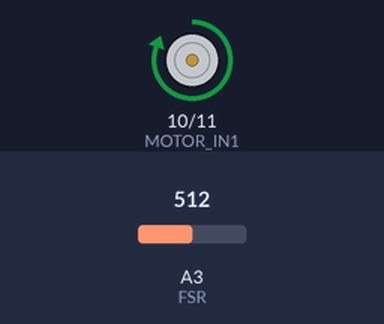
Bench run of a sketch on a simulated Arduino Uno, built with avr-gcc and run on an emulated ATmega328P. Shown: motor-driver pin pairs drawn as motors (green arrow = first pin HIGH = forward, orange = second pin HIGH = backward, longer = more drive). The inputs (shaded band) are chosen by the test bench; at power-on: A3 (FSR) = 512.

Above: at 3.1 s.
3.2 s: A3 (FSR) set to 260
7.1 s: A3 (FSR) set to 243
At 8.0 s:
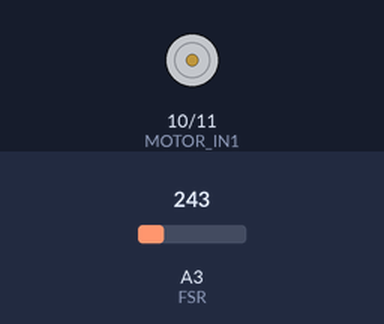
8.7 s: A3 (FSR) set to 306
At 9.5 s:
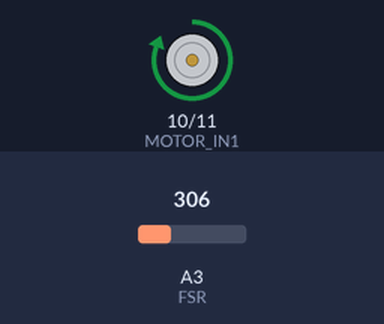
12.5 s: A3 (FSR) set to 122
Timing chart, 0 to 15.0 s (numbered marks = the images above; inputs shaded):
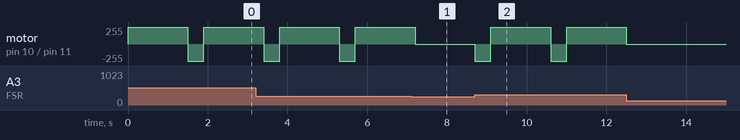

Measured:
- the behaviour switches between 251 and 250 on A3 (FSR) (found by bisection; images 0 and 1)
- after the input at 8.7 s, motor on pin 10 (MOTOR_IN1) / pin 11 (MOTOR_IN2): alternates forward 255/255 for 1.5 s and backward 255/255 for 0.40 s, starting at once
- by itself, motor on pin 10 (MOTOR_IN1) / pin 11 (MOTOR_IN2): alternates forward 255/255 for 1.5 s and backward 255/255 for 0.40 s

The sketch:

robo-hand-prod.ino
```cpp
/*
  This code is designed for my Hand V2 design.
  Created by Ted Marozzi.
*/
#include <Arduino.h>

// Pins
#define FSR A3
#define MOTOR_IN1 10
#define MOTOR_IN2 11

#define FSR_AMPLITIDE 250
#define TIME_TO_OPEN_MS 400
#define TIME_TO_CLOSE_MS 1500

#define STRENGTH 255

void openHand();
void closeHand();
bool toDigital(int analogRead, int THRESHOLD);
void moveHand();

// Variables
bool isHandOpen = true;

void setup() {

  Serial.begin(9600);
  digitalWrite(MOTOR_IN1, LOW);
  digitalWrite(MOTOR_IN2, LOW);

  closeHand();
  openHand();
}

void loop() {

  int fsrRead = analogRead(FSR);

  if(toDigital(fsrRead, FSR_AMPLITIDE))
  {
    moveHand();
  }

}

bool toDigital(int analogRead, int THRESHOLD)
{
  return !(analogRead <= THRESHOLD);
}

void moveHand()
{
  if(isHandOpen)
  {
    closeHand();
  }
  else
  {
    openHand();
  }

}

void openHand()
{
  analogWrite(MOTOR_IN2, STRENGTH);
  delay(TIME_TO_OPEN_MS);
  digitalWrite(MOTOR_IN2, LOW);

  isHandOpen = true;
}

void closeHand()
{
  analogWrite(MOTOR_IN1, STRENGTH);
  delay(TIME_TO_CLOSE_MS);
  digitalWrite(MOTOR_IN1, LOW);

  isHandOpen = false;

}
```
